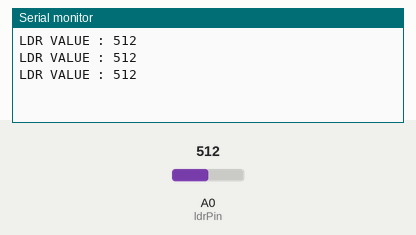
Simulated run of this sketch. Board: Arduino Uno, built with avr-gcc and run on an emulated ATmega328P. Shown: the last lines printed to the serial monitor. Inputs (shaded band) come from the test bench; at power-on: A0 (ldrPin) = 512.

Above: at 1.3 s.
1.4 s: A0 (ldrPin) set to 716
At 1.9 s:
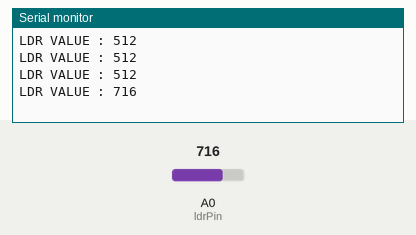
2.9 s: A0 (ldrPin) set to 900
At 3.4 s:
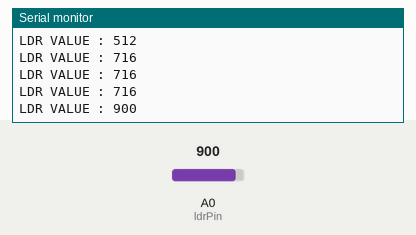
Timing chart, 0 to 5.9 s (numbered marks = the images above; inputs shaded):
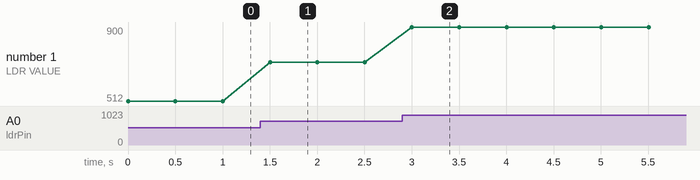

The sketch:

12-ldr.ino
```cpp
  int ldrPin = A0;
  int ldrValue = 0;

void setup() {
  // put your setup code here, to run once:
  Serial.begin(9600);

}

void loop() {
  // put your main code here, to run repeatedly:
  ldrValue = analogRead(ldrPin);   //ldr pin means it changes resistance absed on how much sunlight it receives, more sunlight = less resistance
  Serial.print("LDR VALUE : ");
  Serial.println(ldrValue);
  delay(500);

}
```

Measured:
- after the input at 1.4 s, the serial monitor: prints a new line after 0.10 s (image 1)
- after the input at 2.9 s, the serial monitor: prints a new line after 0.10 s (image 2)
- plotted number 1: 512 → 716 after the input at 1.4 s, 716 → 900 after the input at 2.9 s
